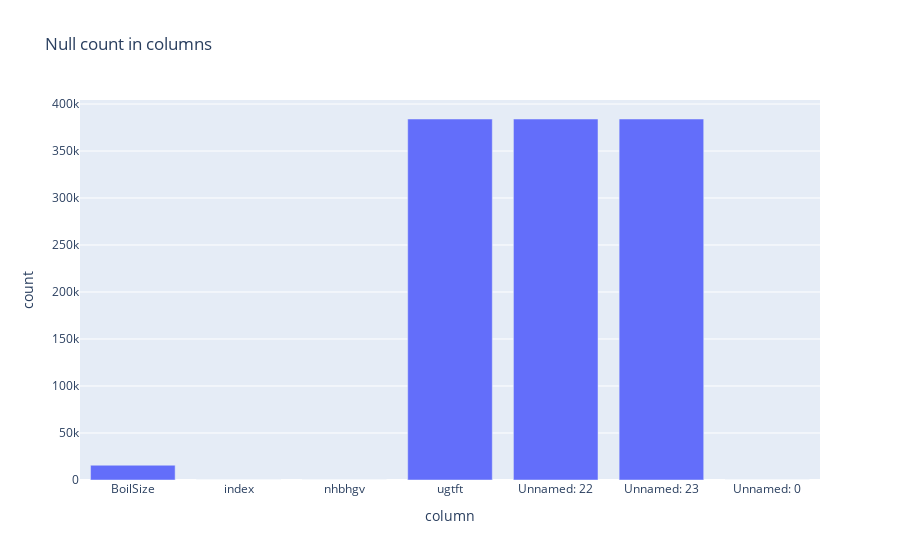

Notebook source saved alongside this figure:
### Code cell
null_percentage_garbage_columns = {}
null_percentage_garbage_columns['column'] = list(columns_not_in_info_set)
null_percentage_garbage_columns_values = []
print("Null percentage from variable: ")
for variable_name in list(columns_not_in_info_set):
    print(f"  {variable_name} = {(data_raw[variable_name].isnull().sum()/len(data_raw))*100}")
    null_percentage_garbage_columns_values.append(data_raw[variable_name].isnull().sum())

null_percentage_garbage_columns['count'] = null_percentage_garbage_columns_values
null_data_frame = pd.DataFrame(null_percentage_garbage_columns, )
null_data_frame.plot.bar(x='column', y='count', title="Null count in columns")

### Figure 1 — Plotly figure (JSON) as saved in the notebook; plotly's stock layout.template omitted (floating-point values rounded to 4 significant figures)
{"data": [{"alignmentgroup": "True", "hovertemplate": "column=%{x}<br>count=%{y}<extra></extra>", "legendgroup": "", "marker": {"color": "#636efa", "pattern": {"shape": ""}}, "name": "", "offsetgroup": "", "orientation": "v", "showlegend": false, "textposition": "auto", "type": "bar", "x": ["BoilSize", "index", "nhbhgv", "ugtft", "Unnamed: 22", "Unnamed: 23", "Unnamed: 0"], "xaxis": "x", "y": [15715, 0, 0, 384062, 384032, 384062, 0], "yaxis": "y"}], "layout": {"barmode": "relative", "legend": {"tracegroupgap": 0}, "title": {"text": "Null count in columns"}, "xaxis": {"anchor": "y", "domain": [0, 1], "title": {"text": "column"}}, "yaxis": {"anchor": "x", "domain": [0, 1], "title": {"text": "count"}}}}
